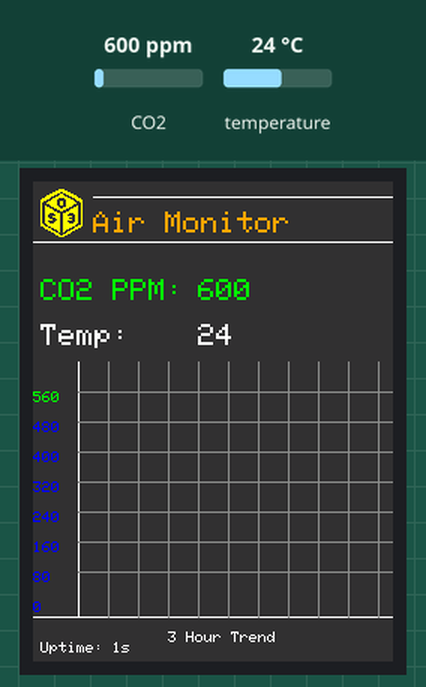
This sketch was run on a simulated ESP32. Shown: 240×320 colour display. Inputs (shaded band) come from the test bench; at power-on: CO2 600 ppm, temperature 24 °C. What the sketch prints to the serial monitor is not drawn.

Above: at 1.4 s.
1.5 s: CO2 set to 452 ppm
At 2.8 s:
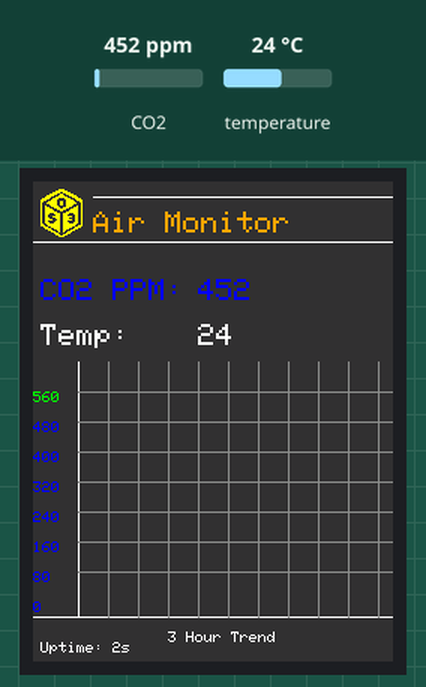
4.5 s: temperature set to 12 °C
At 5.5 s:
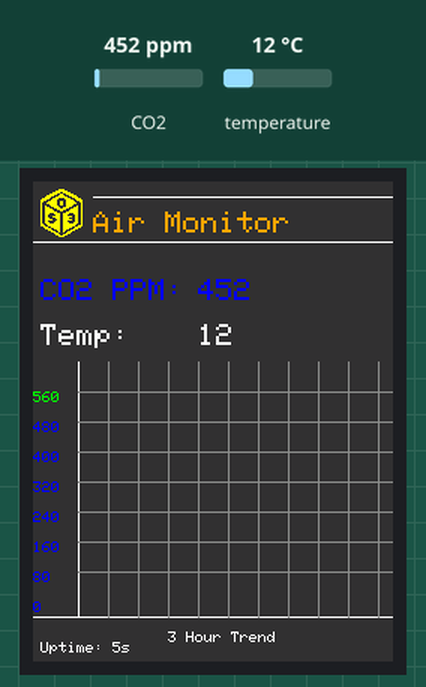
7.5 s: CO2 set to 1050 ppm
At 8.8 s:
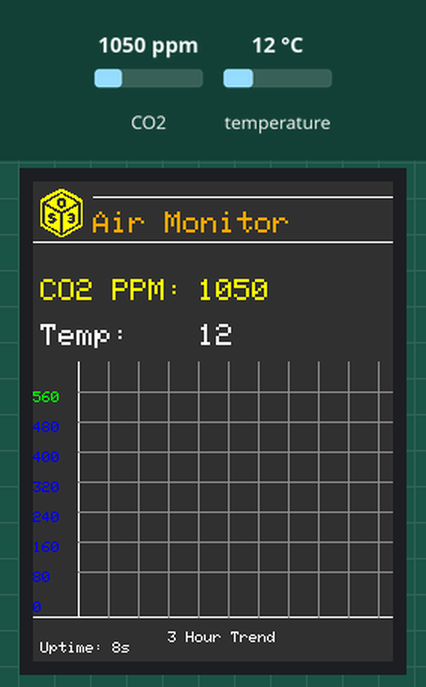
10.5 s: CO2 set to 1476 ppm
At 11.8 s:
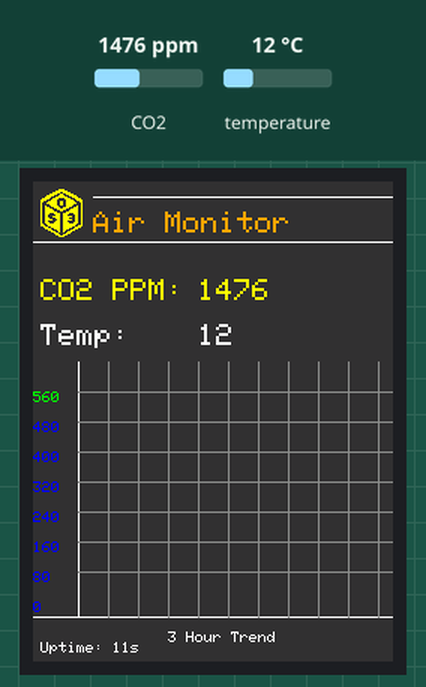
12.5 s: CO2 set to 1527 ppm
At 13.4 s:
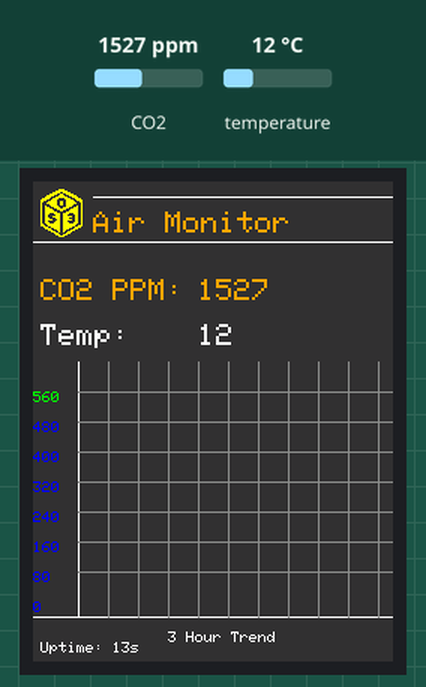
15.5 s: CO2 set to 1962 ppm
At 16.8 s:
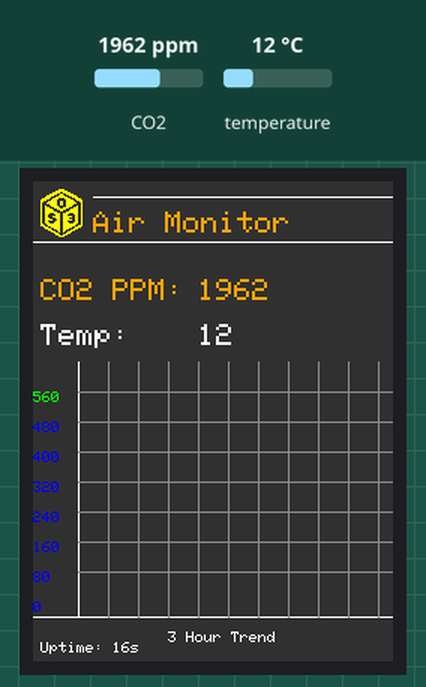
17.5 s: CO2 set to 2044 ppm
Timing chart, 0 to 20.5 s (numbered marks = the images above; inputs shaded):
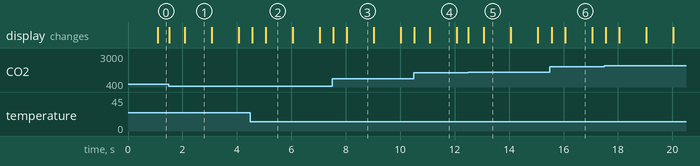

Measured:
- the behaviour switches between 1500 and 1501 ppm on CO2 (found by bisection; images 4 and 5)
- after the input at 1.5 s, the display: first changes at once (image 1 shows a later state)
- after the input at 4.5 s, the display: first changes after 0.06 s (image 2 shows a later state)
- after the input at 7.5 s, the display: first changes at once (image 3 shows a later state)
- after the input at 12.5 s, the display: first changes at once (image 5 shows a later state)

The sketch:

ttgo_test.ino
```cpp
// (licence header left out)
#include <ArduinoJson.h>
#include <WiFi.h>
#include <WiFiClientSecure.h>
#include <SPI.h>
#include <Adafruit_GFX.h>
#include <Adafruit_ILI9341.h>
#include <TimeLib.h>
#include <Arduino.h>
#include "MHZ19.h"
#include <SoftwareSerial.h>

MHZ19 myMHZ19;
HardwareSerial mySerial(1);

#define RX_PIN 35
#define TX_PIN 33
#define BAUDRATE 9600
#define CUSTOM_DARK 0x3186
#define TFT_CS   27
#define TFT_DC   26
#define TFT_MOSI 23
#define TFT_CLK  18
#define TFT_RST  5
#define TFT_MISO 12

unsigned long getDataTimer = 0;
unsigned long graphIntervalTimer = 0;
unsigned long uptime = millis();
int lastTemperature = 0;
int lastCO2PPM = 0;
int lastSecond = 0;

// bitmaps
extern uint8_t opens3[];

// Graphing Stuff
int dataSetLength = 22;
int graphY[22] = {};
unsigned long graphX[21] = {};
int scale = 2;
int yMax = 160;
int xOffSet = 280;
int numYLabels = 8;


Adafruit_ILI9341 tft = Adafruit_ILI9341(TFT_CS, TFT_DC, TFT_MOSI, TFT_CLK, TFT_RST, TFT_MISO);

void setup() {
    Serial.begin(9600);
    mySerial.begin(BAUDRATE, SERIAL_8N1, RX_PIN, TX_PIN);
    myMHZ19.begin(mySerial);
    myMHZ19.autoCalibration();
    tft.begin();
    tft.setRotation(0);
    tft.fillScreen(CUSTOM_DARK);
    tft.setTextColor(ILI9341_ORANGE);
    tft.setCursor(40, 20);
    tft.setTextSize(2);
    tft.drawBitmap(5, 5, opens3, 28, 32, ILI9341_YELLOW);
    tft.println("Air Monitor");
    tft.drawLine(40, 10, 240, 10, ILI9341_WHITE);
    tft.drawLine(0, 40, 240, 40, ILI9341_WHITE);

    drawScales();
    tft.setTextColor(ILI9341_WHITE);
    tft.setCursor(90, xOffSet + 20);
    tft.print("3 Hour Trend");

}

void loop() {
    if (millis() - getDataTimer >= 50) {
        int curSecond = ((millis() - uptime) / 1000);

        // Update uptime first.
        tft.setTextColor(ILI9341_WHITE);
        if (lastSecond != curSecond) {
            tft.setTextSize(1);
            tft.fillRect(50, 307, 60, 15, CUSTOM_DARK);
            tft.setCursor(5, 307);
            tft.print("Uptime: ");
            tft.print(curSecond);
            tft.print("s");
        }
        int CO2 = 0;
        CO2 = myMHZ19.getCO2();
        int8_t Temp;
        Temp = myMHZ19.getTemperature();


        // Lazy update the CO2
        if (lastCO2PPM != CO2) {
            // CO2
            int color;
            if (CO2 <= 500) {
                color = ILI9341_BLUE;
            } else if (CO2 <= 1000) {
                color = ILI9341_GREEN;
            } else if (CO2 <= 1500) {
                color = ILI9341_YELLOW;
            } else if (CO2 <= 2000) {
                color = ILI9341_ORANGE;
            } else if (CO2 <= 2500) {
                color = ILI9341_RED;
            } else if (CO2 <= 5000) {
                color = ILI9341_PURPLE;
            }
            tft.setTextColor(color);
            tft.fillRect(110, 65, 80, 20, CUSTOM_DARK);
            tft.setCursor(5, 65);
            tft.setTextSize(2);
            tft.print("CO2 PPM: ");
            tft.setCursor(110, 65);
            tft.print(CO2);
            tft.setTextColor(ILI9341_WHITE);
        }
        // Lazy update the Temp
        if (lastTemperature != Temp) {
            // Temp
            tft.fillRect(110, 95, 80, 20, CUSTOM_DARK);
            tft.setCursor(5, 95);
            tft.setTextSize(2);
            tft.print("Temp: ");
            tft.setCursor(110, 95);
            tft.print(Temp);
        }

        // Add a graph data point every 8 mins.
        if ((millis() - graphIntervalTimer > 1000 * 500) || graphIntervalTimer == 0) {
            addMeasurement(millis(), CO2);
            drawGraph();
            graphIntervalTimer = millis();
        }


        lastTemperature = Temp;
        lastCO2PPM = CO2;
        lastSecond = curSecond;
        getDataTimer = millis();
    }

}

void addMeasurement(int x, unsigned long y) {
    for (int i = 0; i < dataSetLength; i++) {
        graphY[i] = graphY[i + 1];
    }
    graphY[dataSetLength - 1] = y;
}

void drawGraph() {
    bool virginScale = true;
    tft.fillRect(28, 120, 240, 170, CUSTOM_DARK);
    tft.drawLine(30, 120, 30, xOffSet + 10, ILI9341_WHITE);
    tft.drawLine(0, xOffSet + 10, 240, xOffSet + 10, ILI9341_WHITE);
    int lastX = 0;
    int lastY = 0;
    for (int i = 0; i < dataSetLength; i++) {
        if (graphY[i] <= 0) {
            continue;
        }

        int scaled = (graphY[i] / scale);
        int dotYLocation = xOffSet - scaled;
        int currentX = (i * (240 / dataSetLength)) + 30;

        if ((dotYLocation > (xOffSet + 30)) && virginScale) {
            scale--;
            virginScale = false;
            drawScales();
            continue;
        }
        if ((dotYLocation < 120) && virginScale) {
            int oldScale = scale;
            scale = (graphY[i] / 160) + 1;
            virginScale = false;
            if (oldScale != scale) {
                drawScales();
            }
            continue;
        }
        Serial.print(graphY[i]);
        Serial.print(",");
        int color;
        int CO2 = graphY[i];
        if (CO2 <= 500) {
            color = ILI9341_BLUE;
        } else if (CO2 <= 1000) {
            color = ILI9341_GREEN;
        } else if (CO2 <= 1500) {
            color = ILI9341_YELLOW;
        } else if (CO2 <= 2000) {
            color = ILI9341_ORANGE;
        } else if (CO2 <= 2500) {
            color = ILI9341_RED;
        } else if (CO2 <= 5000) {
            color = ILI9341_PURPLE;
        }
        tft.fillCircle(currentX, dotYLocation, 2, color);
        if (lastX > 0 && lastY > 0) {
            tft.drawLine(currentX, dotYLocation, lastX, lastY, color);
        }
        Serial.print("Plotting at (");
        Serial.print(scaled);
        Serial.print(",");
        Serial.print(dotYLocation - 30);
        Serial.print("): ");
        Serial.println(graphY[i]);

        lastX = currentX;
        lastY = dotYLocation;

    }
    for (int i = 1; i < 11; i++) {
        if (i < numYLabels) {
            tft.drawLine(30, (xOffSet - ((i * (yMax / numYLabels)))), 240, (xOffSet - ((i * (yMax / numYLabels)))),
                         0x8C71);
        }
        tft.drawLine((i * 20) + 30, xOffSet + 10, (i * 20) + 30, 120, 0x8C71);

    }

    Serial.println();
}

void drawScales() {
    if (scale < 1) {
        scale = 1;
    }
    if (scale >= 32) {
        scale = 31;
    }
    tft.setTextSize(1);
    tft.setCursor(0, xOffSet + 20);
    Serial.print("Y Scale: ");
    Serial.println(scale);
    tft.fillRect(0, 115, 240, (xOffSet - 115), CUSTOM_DARK);
    tft.drawLine(30, 120, 30, xOffSet + 10, ILI9341_WHITE);
    tft.drawLine(0, xOffSet + 10, 240, xOffSet + 10, ILI9341_WHITE);
    for (int i = 0; i < numYLabels; i++) {
        int color;
        int CO2 = (i * (yMax / numYLabels) * scale);
        if (CO2 <= 500) {
            color = ILI9341_BLUE;
        } else if (CO2 <= 1000) {
            color = ILI9341_GREEN;
        } else if (CO2 <= 1500) {
            color = ILI9341_YELLOW;
        } else if (CO2 <= 2000) {
            color = ILI9341_ORANGE;
        } else if (CO2 <= 2500) {
            color = ILI9341_RED;
        } else if (CO2 <= 5000) {
            color = ILI9341_PURPLE;
        }
        tft.setTextColor(color);
        tft.setCursor(0, (xOffSet - ((i * (yMax / numYLabels)))));
        tft.print(i * (yMax / numYLabels) * scale);
    }
}
```

Source omitted: bitmap.c (data table, 2046 bytes)
